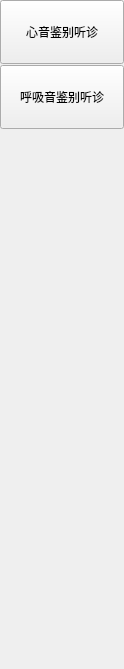
<?xml version="1.0" encoding="UTF-8"?>
<ui version="4.0">
 <class>auscultation_widget</class>
 <widget class="QWidget" name="auscultation_widget">
  <property name="geometry">
   <rect>
    <x>0</x>
    <y>0</y>
    <width>124</width>
    <height>669</height>
   </rect>
  </property>
  <property name="windowTitle">
   <string>Form</string>
  </property>
  <widget class="QPushButton" name="HS_bt">
   <property name="geometry">
    <rect>
     <x>0</x>
     <y>0</y>
     <width>124</width>
     <height>64</height>
    </rect>
   </property>
   <property name="styleSheet">
    <string notr="true"/>
   </property>
   <property name="text">
    <string>心音鉴别听诊</string>
   </property>
  </widget>
  <widget class="QPushButton" name="BS_btn">
   <property name="geometry">
    <rect>
     <x>0</x>
     <y>65</y>
     <width>124</width>
     <height>64</height>
    </rect>
   </property>
   <property name="styleSheet">
    <string notr="true"/>
   </property>
   <property name="text">
    <string>呼吸音鉴别听诊</string>
   </property>
  </widget>
 </widget>
 <resources/>
 <connections/>
</ui>
